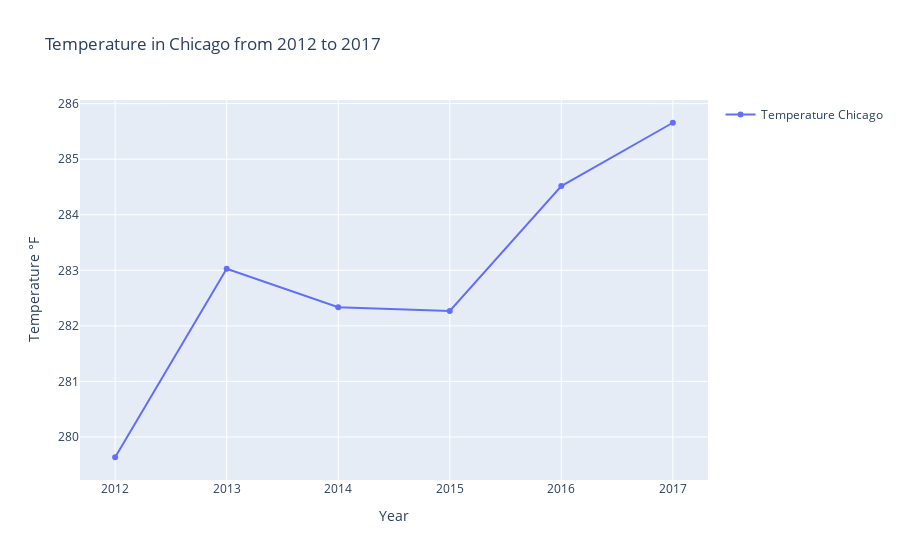

Notebook code cell kept with this figure:
### Markdown cell above
#### Graphic where show the average temperature from 2012 to 2017

### Code cell
#Get the rsult of the function linear_graphic
fig = linear_graphic(dataframes['temperature_WH'],'Chicago')
fig.update_layout(
    title="Temperature in Chicago from 2012 to 2017",
    xaxis_title="Year",
    yaxis_title="Temperature °F",
    showlegend=True
)
fig.show()

### Figure 1 — Plotly figure (JSON) as saved in the notebook; plotly's stock layout.template omitted (floating-point values rounded to 4 significant figures)
{"data": [{"mode": "lines+markers", "name": "Temperature Chicago", "type": "scatter", "x": [2012, 2013, 2014, 2015, 2016, 2017], "y": [279.6, 283.0, 282.3, 282.3, 284.5, 285.7]}], "layout": {"showlegend": true, "title": {"text": "Temperature in Chicago from 2012 to 2017"}, "xaxis": {"title": {"text": "Year"}}, "yaxis": {"title": {"text": "Temperature °F"}}}}
